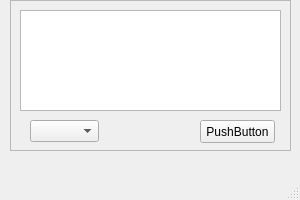
<?xml version="1.0" encoding="UTF-8"?>
<ui version="4.0">
 <class>MainWindow</class>
 <widget class="QMainWindow" name="MainWindow">
  <property name="geometry">
   <rect>
    <x>0</x>
    <y>0</y>
    <width>300</width>
    <height>200</height>
   </rect>
  </property>
  <property name="windowTitle">
   <string>MainWindow</string>
  </property>
  <widget class="QWidget" name="centralwidget">
   <widget class="QFrame" name="frame">
    <property name="geometry">
     <rect>
      <x>10</x>
      <y>0</y>
      <width>281</width>
      <height>151</height>
     </rect>
    </property>
    <property name="frameShape">
     <enum>QFrame::StyledPanel</enum>
    </property>
    <property name="frameShadow">
     <enum>QFrame::Raised</enum>
    </property>
    <widget class="QPushButton" name="pushButton">
     <property name="geometry">
      <rect>
       <x>190</x>
       <y>120</y>
       <width>75</width>
       <height>23</height>
      </rect>
     </property>
     <property name="text">
      <string>PushButton</string>
     </property>
    </widget>
    <widget class="QTextEdit" name="textEdit">
     <property name="geometry">
      <rect>
       <x>10</x>
       <y>10</y>
       <width>261</width>
       <height>101</height>
      </rect>
     </property>
    </widget>
    <widget class="QComboBox" name="comboBox">
     <property name="geometry">
      <rect>
       <x>20</x>
       <y>120</y>
       <width>69</width>
       <height>22</height>
      </rect>
     </property>
     <property name="toolTipDuration">
      <number>-1</number>
     </property>
     <property name="currentText">
      <string/>
     </property>
     <property name="currentIndex">
      <number>-1</number>
     </property>
     <property name="maxVisibleItems">
      <number>2</number>
     </property>
    </widget>
   </widget>
  </widget>
  <widget class="QMenuBar" name="menubar">
   <property name="geometry">
    <rect>
     <x>0</x>
     <y>0</y>
     <width>300</width>
     <height>21</height>
    </rect>
   </property>
  </widget>
  <widget class="QStatusBar" name="statusbar"/>
 </widget>
 <resources/>
 <connections/>
</ui>
